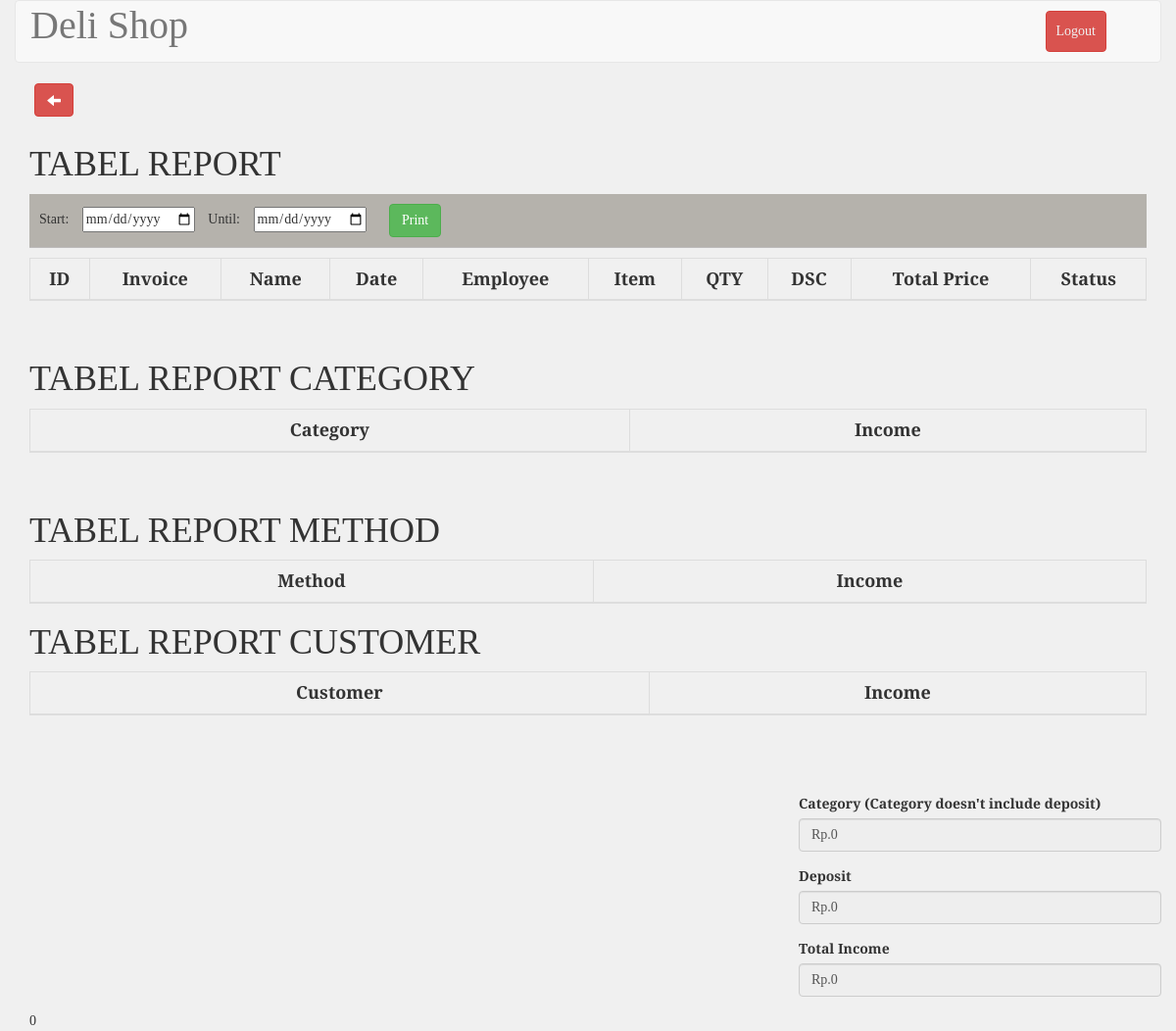
The app's page /report_unpaid.php (signed in), older data.
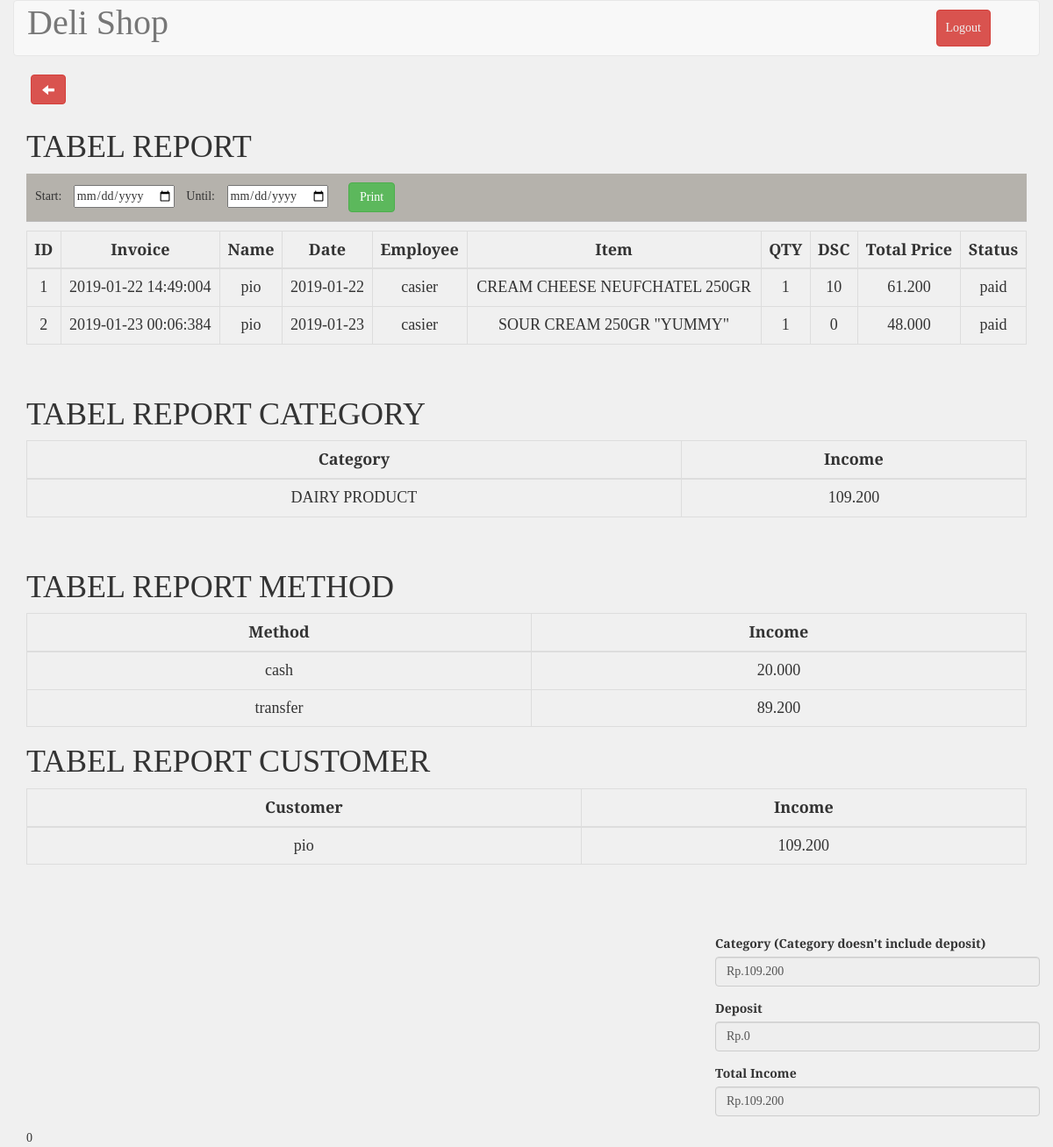
The same page, newer data.
### tables this page shows
CREATE TABLE `tb_transaksi` (
  `id` int(11) NOT NULL AUTO_INCREMENT,
  `invoice` varchar(200) NOT NULL,
  `nm_transaksi` varchar(200) NOT NULL,
  `tnggl` datetime NOT NULL,
  `id_employee` int(11) unsigned NOT NULL,
  `id_item` int(11) unsigned NOT NULL,
  `qty` float unsigned NOT NULL,
  `discount` float NOT NULL,
  `total_price` float unsigned NOT NULL,
  `description` text NOT NULL,
  `statuss` int(11) unsigned NOT NULL,
  PRIMARY KEY (`id`),
  KEY `id_employee` (`id_employee`),
  KEY `id_item` (`id_item`),
  CONSTRAINT `tb_transaksi_ibfk_1` FOREIGN KEY (`id_employee`) REFERENCES `tb_employee` (`id`),
  CONSTRAINT `tb_transaksi_ibfk_2` FOREIGN KEY (`id_item`) REFERENCES `tb_barang` (`id`)
);

### report_unpaid.php (the view, shortened to what the changed rows need)
<?php
include_once 'koneksi.php';
$barang = mysqli_query($conn, "SELECT tb_transaksi.invoice, nm_transaksi, Date(tnggl) as tnggl, (SELECT nama FROM tb_employee WHERE id=id_employee) AS nama_pegawai, (SELECT item FROM tb_barang WHERE id=id_item ) AS item, qty, discount, total_price, statuss FROM tb_transaksi WHERE statuss=1;");
$kategori= mysqli_query($conn, "SELECT TK.nm_kategori, SUM(TT.total_price) AS income FROM tb_transaksi TT INNER JOIN tb_barang TB ON TT.id_item=TB.id INNER JOIN tb_kategori TK ON TB.kategori=TK.id WHERE TT.statuss=1 GROUP BY TK.nm_kategori;");
$depositArr= mysqli_query($conn, "SELECT SUM(deposit) AS deposit FROM tb_deposit WHERE invoice IN (SELECT invoice FROM tb_transaksi WHERE tb_transaksi.statuss=0 AND date(tnggl)=CURDATE());");
$method= mysqli_query($conn, "SELECT method,SUM(payment+deposit) AS payment FROM tb_deposit GROUP BY method;");
$customer= mysqli_query($conn, "SELECT nm_transaksi, SUM(total_price) AS total_price FROM tb_transaksi WHERE statuss=1 GROUP BY nm_transaksi;");
$deposit=0;
$total_no_deposit=0;
foreach ($depositArr as $depo){
	$deposit=$deposit+$depo["deposit"];
}
?>
<!DOCTYPE html>
<html>
	<?php include("./templates/header.php"); ?>
	<link rel="stylesheet" type="text/css" href="./css/stockStyle.css">
	<link rel="stylesheet" href="./assets/jquery-ui.css">
	<body>
		<form action="finishReport.php" method="POST" accept-charset="utf-8">
			<div class="container">
				<div class="row">
					<div class="col-md-12" id="mytable">
					<a href="administrator.php" style="margin-left: 5px; margin-bottom: 10px;" type="button" class="btn btn-danger glyphicon glyphicon-arrow-left" ></a><br>
					<h1> TABEL REPORT</h1>
					<table id="example" class="table table-bordered" style="width: 100%;">
						<thead>
							<tr>
								<th>ID</th>
								<th>Invoice</th>
								<th>Name</th>
								<th>Date</th>
								<th>Employee</th>
								<th>Item</th>
								<th>QTY</th>
								<th>DSC</th>
								<th>Total Price</th>
								<th>Status</th>
							</tr>
						</thead>
						<tbody>
							<?php
							$no=1;
							foreach ($barang as $data) {?>
							<tr>
								<td><?php echo $no ?></td>
								<td><?php echo $data["invoice"];?></td>
								<td><?php echo ($data["nm_transaksi"]=="" ? "Direct Pay": $data["nm_transaksi"]);?></td>
								<td><?php echo $data["tnggl"];?></td>
								<td><?php echo $data["nama_pegawai"];?></td>
								<td><?php echo $data["item"];?></td>
								<td><?php echo $data["qty"];?></td>
								<td><?php echo $data["discount"];?></td>
								<td><?php echo rupiah($data["total_price"]);?></td>
								<td><?php if($data["statuss"]==0)
								{
									echo("not paid");
								}
								else{
									echo("paid");
								}
								?></td>
							</tr>
							<?php $no++; }?>
						</tbody>
					</table><br>
					<h1> TABEL REPORT CATEGORY</h1>
					<table id="example2" class="table table-bordered" style="width: 100%;">
						<thead>
							<tr>
								<th>Category</th>
								<th>Income</th>
							</tr>
						</thead>
						<tbody>
							<?php
							$no=1;
							foreach ($kategori as $i) {?>
							<tr>
								<td><?php echo $i["nm_kategori"];?></td>
								<td><?php echo rupiah($i["income"]);?></td>
								<?php $total_no_deposit=$total_no_deposit+$i["income"]; ?>
							</tr>
							<?php $no++; }?>
						</tbody>
					</table><br>
					<h1> TABEL REPORT METHOD</h1>
					<table id="example3" class="table table-bordered" style="width: 100%;">
						<thead>
							<tr>
								<th>Method</th>
								<th>Income</th>
							</tr>
						</thead>
						<tbody>
							<?php
							$no=1;
							foreach ($method as $j) {?>
							<tr>
								<td><?php echo $j["method"];?></td>
								<td><?php echo rupiah($j["payment"]);?></td>
							</tr>
							<?php $no++; }?>
						</tbody>
					</table>
					<h1> TABEL REPORT CUSTOMER</h1>
					<table id="example4" class="table table-bordered" style="width: 100%;">
						<thead>
							<tr>
								<th>Customer</th>
								<th>Income</th>
							</tr>
						</thead>
						<tbody>
							<?php
							$no=1;
							foreach ($customer as $k) {?>
							<tr>
								<td><?php echo ($k["nm_transaksi"]=="" ? "Direct Pay": $k["nm_transaksi"]);?></td>
								<td><?php echo rupiah($k["total_price"]);?></td>
							</tr>
							<?php $no++; }?>
						</tbody>
					</table><br>
					<br><br>
				</div>
				<div class="row">
				<div class="col-md-4">
					<div class="form-group">
						<label for="">Category (Category doesn't include deposit)</label>
						<input type="text" class="form-control" readonly="readonly" value="<?php echo "Rp.".rupiah($total_no_deposit); ?>">
					</div>
					<div class="form-group">
						<label for="">Total Income</label>
						<input type="text" class="form-control" readonly="readonly" value="<?php echo "Rp.".rupiah($total_no_deposit+$deposit); ?>">
					</div>
				</div>
			</div>
			</div>
		</form>
	</body>
</html>

Row changes from the older to the newer data that the page shows:
added tb_transaksi: invoice "2019-01-22 14:49:004", nm_transaksi "pio", tnggl "2019-01-22", nama_pegawai "casier", item "CREAM CHEESE NEUFCHATEL 250GR", qty "1", discount "10", total_price "61.200", statuss "paid"
added tb_transaksi: invoice "2019-01-23 00:06:384", nm_transaksi "pio", tnggl "2019-01-23", nama_pegawai "casier", item "SOUR CREAM 250GR \"YUMMY\"", qty "1", discount "0", total_price "48.000", statuss "paid"
Text that changed along with them:
form field value: "Rp.0" → "Rp.109.200"
new list line: "DAIRY PRODUCT 109.200"
new list line: "cash 20.000"
new list line: "transfer 89.200"
new list line: "pio 109.200"
